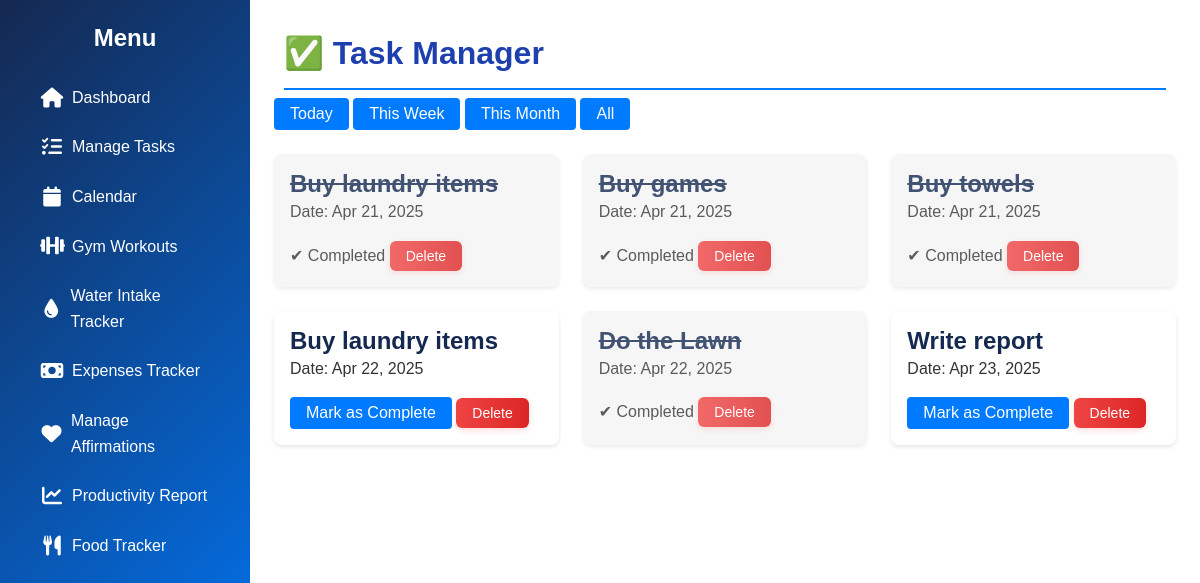
The page /task_manager on the database as committed earlier.
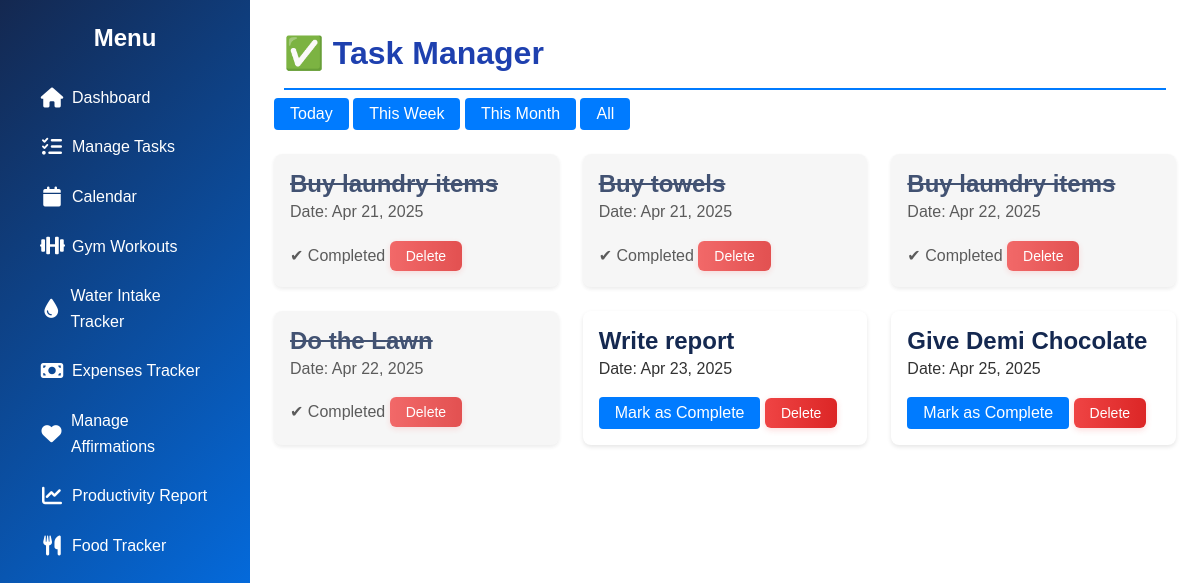
The same page on the database as committed later.
### app.py (models this page shows)
class Task(db.Model):
    id = db.Column(db.Integer, primary_key=True)
    description = db.Column(db.String(200), nullable=False)
    completed = db.Column(db.Boolean, default=False)
    date = db.Column(db.Date, nullable=False)

### app.py (the view)
@app.route('/task_manager')
def task_manager():
    filter_by = request.args.get('filter', 'all')
    today = datetime.today().date()
    start_of_week = today - timedelta(days=today.weekday())
    start_of_month = today.replace(day=1)
    if filter_by == 'today':
        tasks = Task.query.filter(Task.date == today).all()
    elif filter_by == 'week':
        tasks = Task.query.filter(Task.date >= start_of_week).all()
    elif filter_by == 'month':
        tasks = Task.query.filter(Task.date >= start_of_month).all()
    else:
        tasks = Task.query.order_by(Task.date).all()
    return render_template('task_manager.html', tasks=tasks, filter_by=filter_by)

### templates/task_manager.html (shortened to what this page needs)
{% extends "base.html" %}
{% block content %}
<h1 class="page-header">✅ Task Manager</h1>
<div class="filter-buttons">
    <a href="{{ url_for('task_manager', filter='today') }}" class="btn">Today</a>
    <a href="{{ url_for('task_manager', filter='week') }}" class="btn">This Week</a>
    <a href="{{ url_for('task_manager', filter='month') }}" class="btn">This Month</a>
    <a href="{{ url_for('task_manager') }}" class="btn">All</a>
</div>
<div class="task-cards">
    {% for task in tasks %}
        <div class="task-card {% if task.completed %}completed{% endif %}">
            <h4>{{ task.title or task.description }}</h4>
            <p>Date: {{ task.date.strftime('%b %d, %Y') }}</p>
            {% if task.completed %}
                <span class="status">✔ Completed</span>
            {% else %}
                <a href="{{ url_for('complete_task', task_id=task.id) }}" class="btn small">Mark as Complete</a>
            {% endif %}
            <a href="{{ url_for('delete_task', task_id=task.id) }}" class="btn small danger">Delete</a>
        </div>
    {% else %}
        <p>No tasks found for this view.</p>
    {% endfor %}
</div>
{% endblock %}

Rows that differ between the two databases and show on the page:
removed Task: description "Buy games", date "Apr 21, 2025", completed "✔ Completed"
changed Task (number 3 of 6 on the later page): completed "Mark as Complete" → "✔ Completed"
added Task: description "Give Demi Chocolate", date "Apr 25, 2025", completed False (drawn)
